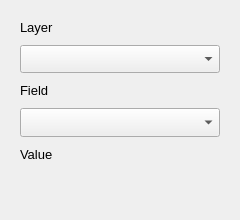
<?xml version="1.0" encoding="UTF-8"?>
<ui version="4.0">
 <class>AttributeAssignment</class>
 <widget class="QDialog" name="AttributeAssignment">
  <property name="enabled">
   <bool>true</bool>
  </property>
  <property name="geometry">
   <rect>
    <x>0</x>
    <y>0</y>
    <width>240</width>
    <height>220</height>
   </rect>
  </property>
  <property name="windowTitle">
   <string>Attribute Assignment</string>
  </property>
  <layout class="QFormLayout" name="formLayout">
   <property name="fieldGrowthPolicy">
    <enum>QFormLayout::AllNonFixedFieldsGrow</enum>
   </property>
   <property name="rowWrapPolicy">
    <enum>QFormLayout::DontWrapRows</enum>
   </property>
   <property name="horizontalSpacing">
    <number>10</number>
   </property>
   <property name="verticalSpacing">
    <number>10</number>
   </property>
   <property name="leftMargin">
    <number>20</number>
   </property>
   <property name="topMargin">
    <number>20</number>
   </property>
   <property name="rightMargin">
    <number>20</number>
   </property>
   <property name="bottomMargin">
    <number>20</number>
   </property>
   <item row="0" column="0">
    <widget class="QLabel" name="label_layer">
     <property name="font">
      <font>
       <pointsize>10</pointsize>
      </font>
     </property>
     <property name="text">
      <string>Layer</string>
     </property>
    </widget>
   </item>
   <item row="1" column="0" colspan="2">
    <widget class="QgsMapLayerComboBox" name="mMapLayerComboBox">
     <property name="sizePolicy">
      <sizepolicy hsizetype="Preferred" vsizetype="MinimumExpanding">
       <horstretch>0</horstretch>
       <verstretch>25</verstretch>
      </sizepolicy>
     </property>
     <property name="allowEmptyLayer">
      <bool>false</bool>
     </property>
     <property name="showCrs">
      <bool>false</bool>
     </property>
    </widget>
   </item>
   <item row="3" column="0">
    <widget class="QLabel" name="label_field">
     <property name="font">
      <font>
       <pointsize>10</pointsize>
      </font>
     </property>
     <property name="text">
      <string>Field</string>
     </property>
    </widget>
   </item>
   <item row="4" column="0" colspan="2">
    <widget class="QgsFieldComboBox" name="mFieldComboBox">
     <property name="sizePolicy">
      <sizepolicy hsizetype="Preferred" vsizetype="MinimumExpanding">
       <horstretch>0</horstretch>
       <verstretch>25</verstretch>
      </sizepolicy>
     </property>
    </widget>
   </item>
   <item row="6" column="0">
    <widget class="QLabel" name="label_value">
     <property name="font">
      <font>
       <pointsize>10</pointsize>
      </font>
     </property>
     <property name="text">
      <string>Value</string>
     </property>
    </widget>
   </item>
   <item row="7" column="0" colspan="2">
    <widget class="QWidget" name="mValuePlaceholder" native="true">
     <property name="sizePolicy">
      <sizepolicy hsizetype="Preferred" vsizetype="MinimumExpanding">
       <horstretch>0</horstretch>
       <verstretch>25</verstretch>
      </sizepolicy>
     </property>
    </widget>
   </item>
  </layout>
  <zorder>label_layer</zorder>
  <zorder>mValuePlaceholder</zorder>
  <zorder>label_field</zorder>
  <zorder>mMapLayerComboBox</zorder>
  <zorder>mFieldComboBox</zorder>
  <zorder>label_value</zorder>
 </widget>
 <customwidgets>
  <customwidget>
   <class>QgsFieldComboBox</class>
   <extends>QComboBox</extends>
   <header>qgis.gui</header>
  </customwidget>
  <customwidget>
   <class>QgsMapLayerComboBox</class>
   <extends>QComboBox</extends>
   <header>qgis.gui</header>
  </customwidget>
 </customwidgets>
 <resources/>
 <connections/>
</ui>
